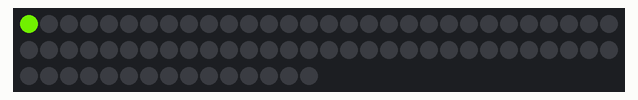
Bench run of a sketch on a simulated Arduino Uno, built with avr-gcc and run on an emulated ATmega328P. On the bench: 75 RGB LEDs in strip order, left to right, continuing on the next row. Random numbers use the default seed unless the sketch sets one.

Above: at 0.37 s.
At 4.93 s:
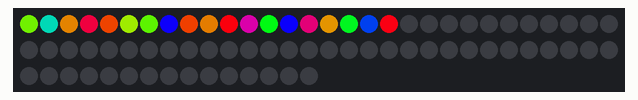
At 9.49 s:
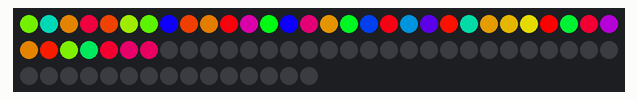
At 18.85 s:
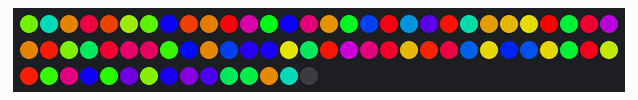
At 26.12 s:
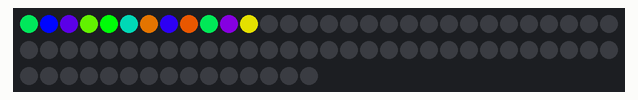
At 39.79 s:
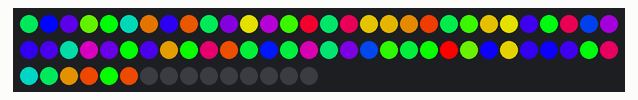

The sketch:

test_sketch.ino
```cpp
#include <FastLED.h>

#define LED_PIN 5
#define COLOR_ORDER GRB
#define CHIPSET WS2811
#define NUM_LEDS 75
CRGB leds[NUM_LEDS];
#define maxOn 250
#define maxOff 50

void setup() {
  FastLED.addLeds<CHIPSET, LED_PIN, COLOR_ORDER>(leds, NUM_LEDS);

}

void loop() {
  for(int i = 0; i < NUM_LEDS; i = i +1){
    leds[i]=CHSV(random8(),255,255);
    delay(maxOn);
    FastLED.show();
  }
  for(int i = 0; i < NUM_LEDS; i = i + 1){
    leds[i]=CRGB::Black;
    delay(maxOff);
    FastLED.show();
  }

}
```
